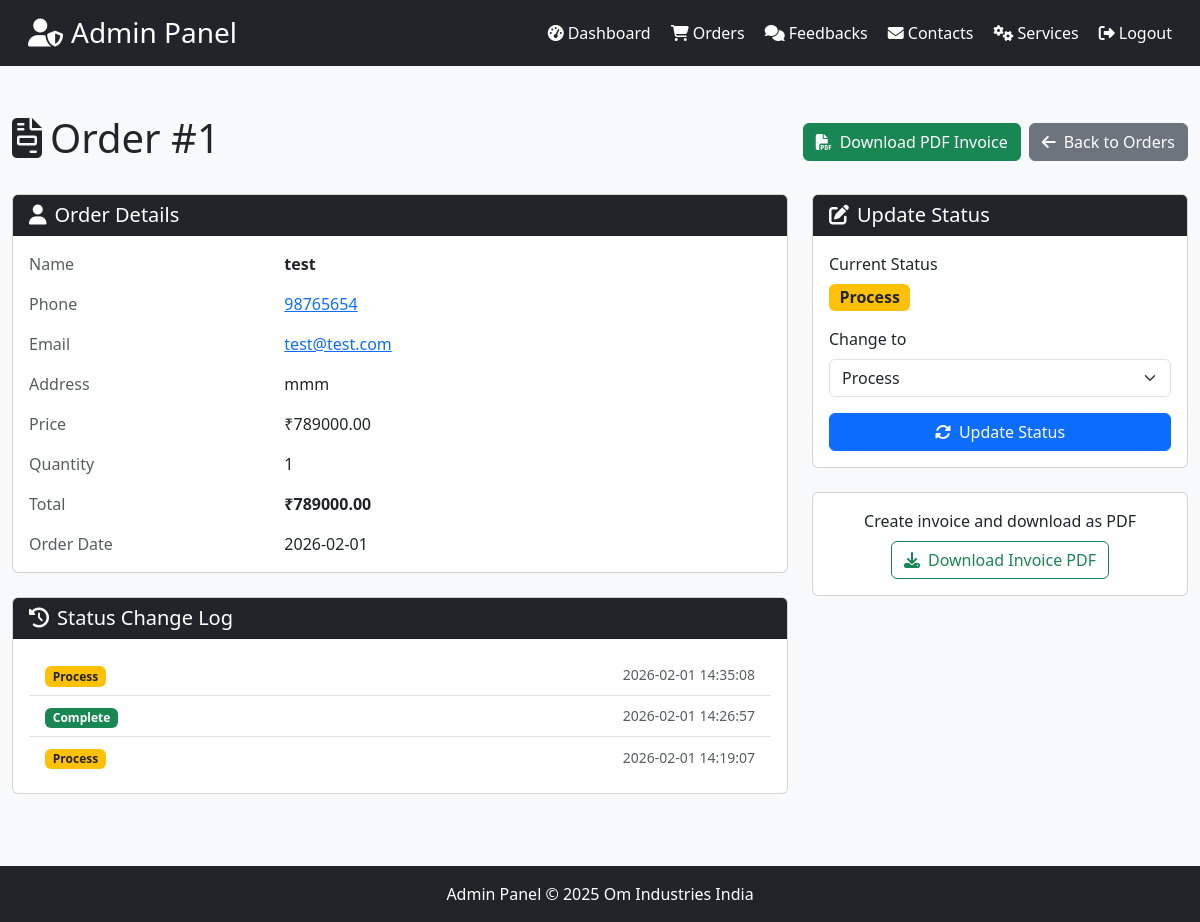
The app's page /admin/orders/1 (signed in) with its own data.
### tables this page shows
CREATE TABLE orders (
            id INTEGER PRIMARY KEY AUTOINCREMENT,
            name TEXT NOT NULL,
            address TEXT NOT NULL,
            phone TEXT NOT NULL,
            email TEXT NOT NULL,
            price REAL NOT NULL,
            quantity INTEGER NOT NULL DEFAULT 1,
            order_date TEXT NOT NULL,
            status TEXT DEFAULT 'process',
            created_at TIMESTAMP DEFAULT CURRENT_TIMESTAMP
        );

CREATE TABLE order_status_log (
            id INTEGER PRIMARY KEY AUTOINCREMENT,
            order_id INTEGER NOT NULL REFERENCES orders(id),
            status TEXT NOT NULL,
            changed_at TIMESTAMP DEFAULT CURRENT_TIMESTAMP
        );

### app.py (the view)
@app.route("/admin/orders/<int:order_id>")
def admin_order_detail(order_id):
    if not session.get('admin_logged_in'):
        return redirect(url_for('admin_login'))
    conn = _db_connection()
    cursor = execute_query(conn, "SELECT * FROM orders WHERE id = ?", (order_id,))
    order = cursor.fetchone()
    if not order:
        conn.close()
        flash('Order not found.', 'error')
        return redirect(url_for('admin_order'))
    cursor = execute_query(conn, "SELECT * FROM order_status_log WHERE order_id = ? ORDER BY changed_at DESC", (order_id,))
    status_log_raw = cursor.fetchall()
    conn.close()
    order_dict = _row_to_dict(order)
    status_log = [_row_to_dict(log) for log in (status_log_raw or [])] if status_log_raw else []
    return render_template("admin/pages/order_detail.html", title=f"Order #{order_id}", order=order_dict, status_log=status_log)

### app.py (called while the page is built)
def execute_query(conn, query, params=None):
    if USE_POSTGRES:
        cursor = conn.cursor()
        if params:
            if '?' in query:
                query = query.replace('?', '%s')
            cursor.execute(query, params)
        else:
            cursor.execute(query)
        return cursor
    else:
        if params:
            return conn.execute(query, params)
        else:
            return conn.execute(query)

def _row_to_dict(row):
    if row is None:
        return None
    d = dict(row) if hasattr(row, 'keys') else {}
    for k, v in list(d.items()):
        if hasattr(v, 'strftime'):
            d[k] = v.strftime('%Y-%m-%d') if 'date' in str(k).lower() or 'at' in str(k).lower() else v.strftime('%Y-%m-%d %H:%M')
    return d

### templates/admin/pages/order_detail.html (shortened to what this page needs)
{% extends "admin/base_admin.html" %}
{% block content %}
<div class="container-fluid py-4">
  <div class="d-flex justify-content-between align-items-center mb-4 flex-wrap gap-2">
    <h1><i class="fas fa-file-invoice me-2"></i>Order #{{ order.id }}</h1>
    <div class="d-flex gap-2">
      <a href="{{ url_for('admin_order_invoice', order_id=order.id) }}" class="btn btn-success" target="_blank">
        <i class="fas fa-file-pdf me-2"></i>Download PDF Invoice
      </a>
      <a href="{{ url_for('admin_order') }}" class="btn btn-secondary">
        <i class="fas fa-arrow-left me-2"></i>Back to Orders
      </a>
    </div>
  </div>
  <div class="row">
    <div class="col-lg-8">
      <div class="card mb-4">
        <div class="card-header bg-dark text-white">
          <h5 class="mb-0"><i class="fas fa-user me-2"></i>Order Details</h5>
        </div>
        <div class="card-body">
          <div class="row mb-3">
            <div class="col-sm-4 text-muted">Name</div>
            <div class="col-sm-8"><strong>{{ order.name }}</strong></div>
          </div>
          <div class="row mb-3">
            <div class="col-sm-4 text-muted">Phone</div>
            <div class="col-sm-8"><a href="tel:{{ order.phone }}">{{ order.phone }}</a></div>
          </div>
          <div class="row mb-3">
            <div class="col-sm-4 text-muted">Email</div>
            <div class="col-sm-8"><a href="mailto:{{ order.email }}">{{ order.email }}</a></div>
          </div>
          <div class="row mb-3">
            <div class="col-sm-4 text-muted">Address</div>
            <div class="col-sm-8">{{ order.address }}</div>
          </div>
          <div class="row mb-3">
            <div class="col-sm-4 text-muted">Price</div>
            <div class="col-sm-8">₹{{ "%.2f"|format(order.price|float) }}</div>
          </div>
          <div class="row mb-3">
            <div class="col-sm-4 text-muted">Quantity</div>
            <div class="col-sm-8">{{ order.quantity }}</div>
          </div>
          <div class="row mb-3">
            <div class="col-sm-4 text-muted">Total</div>
            <div class="col-sm-8"><strong>₹{{ "%.2f"|format((order.price|float) * (order.quantity|int)) }}</strong></div>
          </div>
          <div class="row">
            <div class="col-sm-4 text-muted">Order Date</div>
            <div class="col-sm-8">{{ order.order_date }}</div>
          </div>
        </div>
      </div>
      <div class="card">
        <div class="card-header bg-dark text-white">
          <h5 class="mb-0"><i class="fas fa-history me-2"></i>Status Change Log</h5>
        </div>
        <div class="card-body">
          {% if status_log %}
          <ul class="list-group list-group-flush">
            {% for log in status_log %}
            <li class="list-group-item d-flex justify-content-between align-items-center">
              <span>
                {% if log.status == 'process' %}
                  <span class="badge bg-warning text-dark">Process</span>
                {% elif log.status == 'shipped' %}
                  <span class="badge bg-info">Shipped</span>
                {% elif log.status == 'complete' %}
                  <span class="badge bg-success">Complete</span>
                {% elif log.status == 'cancel' %}
                  <span class="badge bg-danger">Cancel</span>
                {% else %}
                  <span class="badge bg-secondary">{{ log.status }}</span>
                {% endif %}
              </span>
              <small class="text-muted">{{ log.changed_at }}</small>
            </li>
            {% endfor %}
          </ul>
          {% else %}
          <p class="text-muted mb-0">No status changes logged yet.</p>
          {% endif %}
        </div>
      </div>
    </div>
    <div class="col-lg-4">
      <div class="card">
        <div class="card-header bg-dark text-white">
          <h5 class="mb-0"><i class="fas fa-edit me-2"></i>Update Status</h5>
        </div>
        <div class="card-body">
          <form method="POST" action="{{ url_for('admin_order_update_status', order_id=order.id) }}">
            <div class="mb-3">
              <label class="form-label">Current Status</label>
              <div>
                {% set status = order.status|default('process') %}
                {% if status == 'process' %}
                  <span class="badge bg-warning text-dark fs-6">Process</span>
                {% elif status == 'shipped' %}
                  <span class="badge bg-info fs-6">Shipped</span>
                {% elif status == 'complete' %}
                  <span class="badge bg-success fs-6">Complete</span>
                {% elif status == 'cancel' %}
                  <span class="badge bg-danger fs-6">Cancel</span>
                {% else %}
                  <span class="badge bg-secondary fs-6">{{ status }}</span>
                {% endif %}
              </div>
            </div>
            <div class="mb-3">
              <label for="status" class="form-label">Change to</label>
              <select class="form-select" id="status" name="status" required>
                <option value="process" {% if status == 'process' %}selected{% endif %}>Process</option>
              </select>
            </div>
            <button type="submit" class="btn btn-primary w-100">
              <i class="fas fa-sync-alt me-2"></i>Update Status
            </button>
          </form>
        </div>
      </div>
      <div class="card mt-4">
        <div class="card-body text-center">
          <p class="mb-2">Create invoice and download as PDF</p>
          <a href="{{ url_for('admin_order_invoice', order_id=order.id) }}" class="btn btn-outline-success" target="_blank">
            <i class="fas fa-download me-2"></i>Download Invoice PDF
          </a>
        </div>
      </div>
    </div>
  </div>
</div>
{% endblock %}

### templates/admin/base_admin.html (style rules this page uses)
body { background-color: #f8f9fa; }

### records on screen
orders: id "1", name "test", phone "98765654", email "test@test.com", address "mmm", price "789000.00", quantity "1", (order.price|float)*(order.quantity|int) "789000.00", order_date "2026-02-01", status "Process"
order_status_log: status "Process", changed_at "2026-02-01 14:35:08"
order_status_log: status "Complete", changed_at "2026-02-01 14:26:57"
order_status_log: status "Process", changed_at "2026-02-01 14:19:07"
